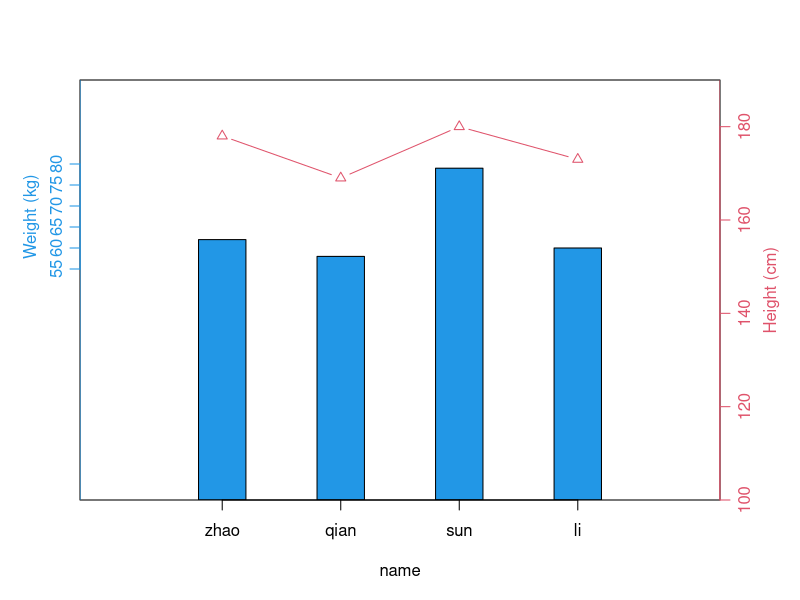
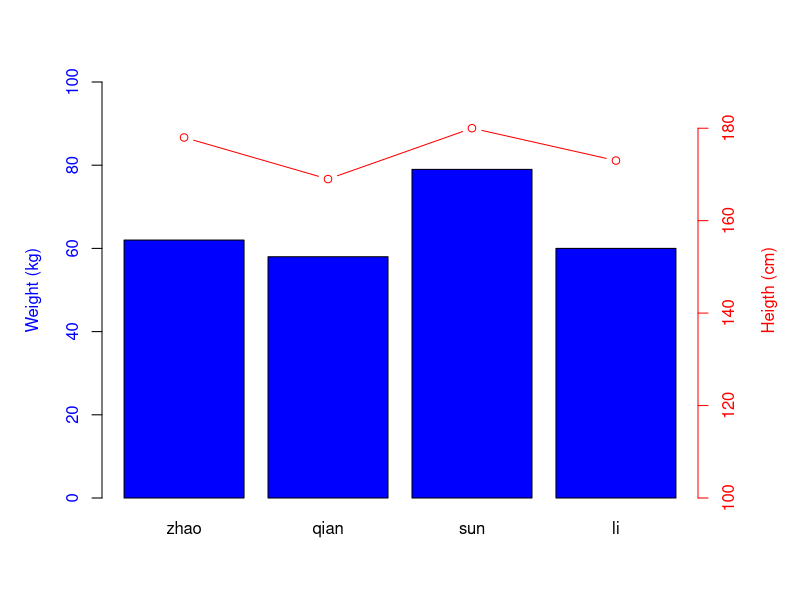
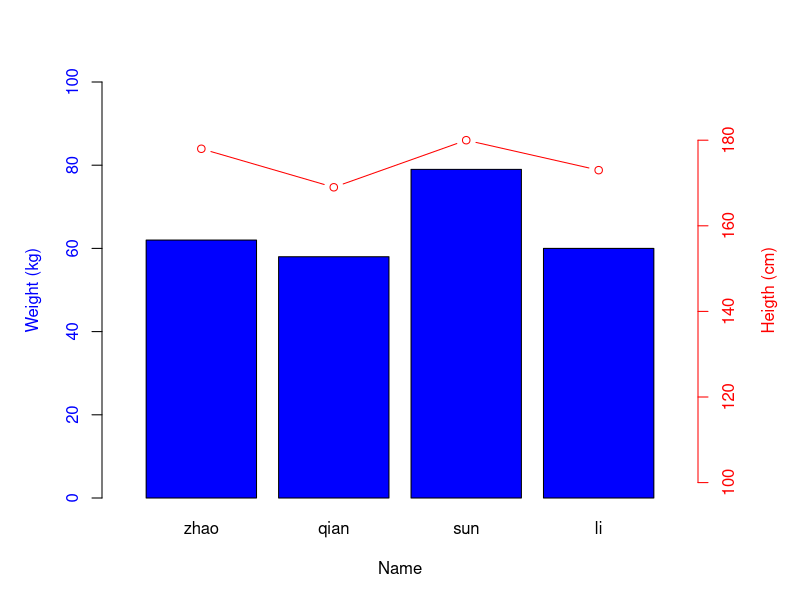

Reproduce these figures in R, in order.
d <- data.frame(name=c("zhao","qian","sun","li"),weight=c(62,58,79,60),height=c(178,169,180,173))
x <- d$name
y1 <- d$weight
y2 <- d$height


###########
###  plotrix
###########

#png("2y_1.png")
library(plotrix)
xpos <- 1:4
twoord.plot(xpos,y1,xpos,y2,xlim=c(0,5),lylim=c(0,100),rylim=c(100,190), lcol=4,rcol=2,xlab="name",ylab="Weight (kg)",rylab="Height (cm)",type=c("bar","b"),xticklab=x,halfwidth=0.2)
#dev.off()


###########
## TeachingDemos
###########

#png("2y_2.png")
library(TeachingDemos)
par(mar=c(5,5,4,5)+0.1)
bar <- barplot(y1,ylim=c(0,100),ylab="Weight (kg)",col="blue",col.axis="blue",col.lab="blue")
updateusr(1:2,range(0,100),1:2,range(100,190))
lines(bar,y2,type="b",col="red")
axis(4,col="red",col.ticks="red",col.axis="red")
mtext("Heigth (cm)",side=4,line=3,col="red")
mtext(x,side=1,line=1,at=bar,col="black")
#dev.off()


########
## no package
########
#png("2y_3.png")
par(mar=c(5,5,4,5)+0.1)
bar <- barplot(y1,xlim=c(0,5),ylim=c(0,100),ylab="Weight (kg)",col="blue",col.axis="blue",col.lab="blue")

mtext(x,side=1,line=1,at=bar,col="black")
mtext("Name",side=1,line=3,col="black")
par(new=T)
plot(bar,y2,axes=F,xlim=c(0,5),ylim=c(100,190),xlab="",ylab="",col="red",type="b")
axis(4,col="red",col.ticks="red",col.axis="red")
mtext("Heigth (cm)",side=4,line=3,col="red")
#dev.off()
